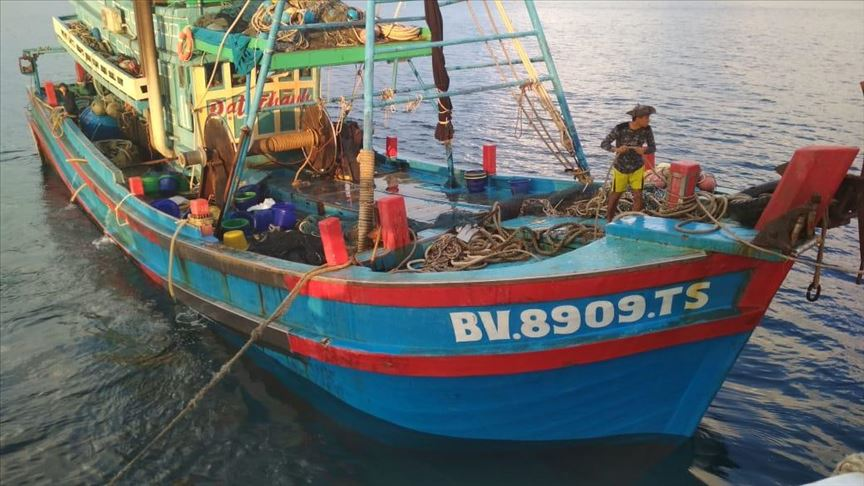
#> input picture dataset_feature_matching/rotate/1.jpg, 864 x 486 px, given in place of query.jpg, which was not available
$ python readimg.py   (Python 2 division)
#> lines starting #> are read from the running program, lines starting #| are printed output that depends on the picture; after the words box and inside, x2 and y2 are one past the last pixel; in counts of white or black regions, pixels touching at a corner belong together; long printed decimals are rounded; pictures that were not available may be replaced by others from this repository, and a replacement may not be noted
import numpy as np
import cv2
from matplotlib import pyplot as plt
import glob
import os
from pathlib import Path
import numpy as np
import seaborn as sns
import pandas as pd

MIN_MATCH_COUNT = 10
nilai_list = []
img1 = cv2.imread('/home/agus/feature_match/query.jpg',0)#queryImage
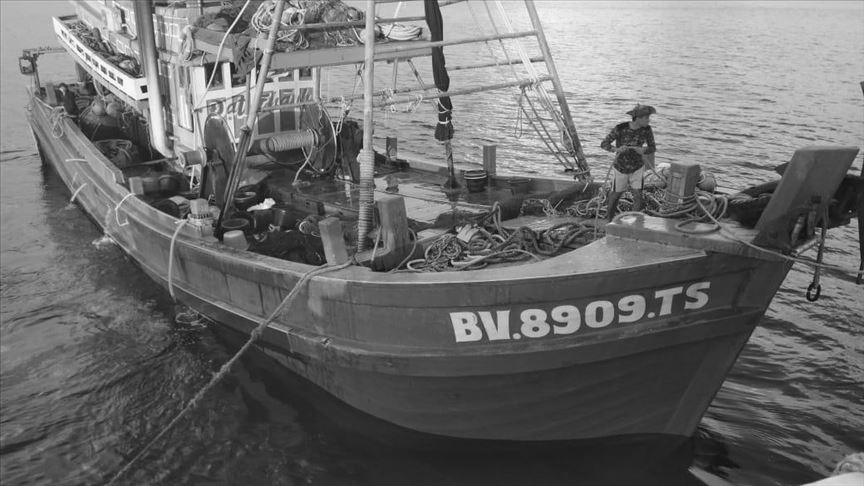
#> img1: shape (486, 864); min 8, max 255, mean 107.9
folder = sorted(glob.glob('*.jpg'))
for img2 in folder:
    img2 = cv2.imread(img2,0)#trainImage
    # print(folder) #cek urutan file yang terbaca
    # Initiate SIFT detector
    sift = cv2.xfeatures2d.SIFT_create()

    # find the keypoints and descriptors with SIFT
    kp1, des1 = sift.detectAndCompute(img1,None)
#> kp1 = 3516 keypoints; strongest (x, y, size): (144, 89, 4.7), (267, 204, 7.5), (226, 68, 5.6), (226, 69, 5.8)
    kp2, des2 = sift.detectAndCompute(img2,None)
#> kp2 has the same summary as kp1

    FLANN_INDEX_KDTREE = 0
    index_params = dict(algorithm = FLANN_INDEX_KDTREE, trees = 10)
    search_params = dict(checks = 50)

    flann = cv2.FlannBasedMatcher(index_params, search_params)

    matches = flann.knnMatch(des1,des2,k=2)
#> matches = 3516 matches

    # store all the good matches as per Lowe's ratio test.
    good = []
    for m,n in matches:
        if m.distance < 0.7*n.distance:
            good.append(m)
#> after the loop, good = 3516 matches


    if len(good)>MIN_MATCH_COUNT:
        src_pts = np.float32([ kp1[m.queryIdx].pt for m in good ]).reshape(-1,1,2)
        dst_pts = np.float32([ kp2[m.trainIdx].pt for m in good ]).reshape(-1,1,2)

        M, mask = cv2.findHomography(src_pts, dst_pts, cv2.RANSAC,5)
#> M = [[1, 6.41e-16, -2.23e-12], [2.65e-15, 1, -9.13e-13], [1.15e-17, -1.31e-18, 1]]; mask = 3516 values from 1 to 1
        matchesMask = mask.ravel().tolist()
#> matchesMask = 3516 values from 1 to 1

        h,w = img1.shape
#> h = 486; w = 864
        pts = np.float32([ [0,0],[0,h-1],[w-1,h-1],[w-1,0] ]).reshape(-1,1,2)
#> pts = [[0, 0], [0, 485], [863, 485], [863, 0]]
        dst = cv2.perspectiveTransform(pts,M)
#> dst = [[-2.23e-12, -9.13e-13], [-1.92e-12, 485], [863, 485], [863, 1.38e-12]]

        img2 = cv2.polylines(img2,[np.int32(dst)],True,255,3, cv2.LINE_AA)
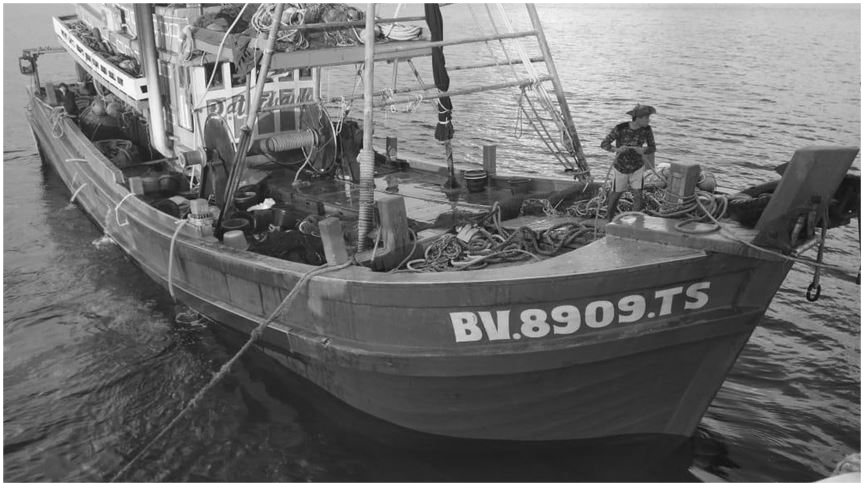
#> img2: shape (486, 864); 2.56% of pixels changed, all inside (x1, y1, x2, y2) = (0, 0, 864, 486)
        #print(mask)
        inliers = np.sum(mask)
#> inliers = 3516
        matched = len(mask)
#> matched = 3516
        value_FM = (inliers/matched)*100
#> value_FM = 100
        # print('%d / %d  inliers/matched' % (inliers,matched))
        print("akurasi: %f" %(value_FM))#print akurasi matching (inliers/matched)
#| akurasi: 100.000
        # print("precision: %f" %(1-((matched-inliers)/matched)))
    else:
        # print("Not enough matches are found : %d/%d" % (len(good),MIN_MATCH_COUNT)) #good keypoint/minimal keypoint
        matchesMask = None
        value_FM = 0
        print("akurasi: %f" %(value_FM))

    nilai_list.append(value_FM)

    draw_params = dict(matchColor = (0,255,0), # draw matches in green color
                    singlePointColor = None,
                    matchesMask = matchesMask, # draw only inliers
                    flags = 2)
#> draw_params = 4 items

    img3 = cv2.drawMatches(img1,kp1,img2,kp2,good,None,**draw_params)
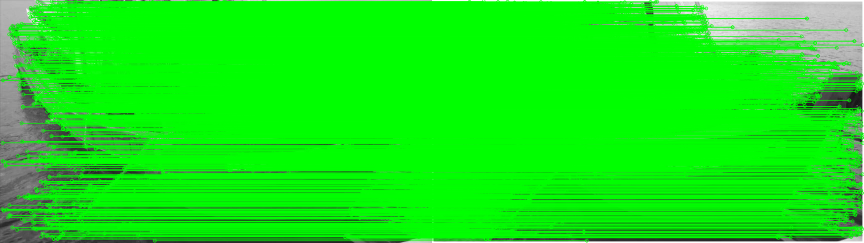
#> img3: shape (486, 1728, 3) (shown at 1/2 size); mean of channels 0, 1, 2 20.8, 232.6, 20.8; drawn as B, G, R
#> pass 2 of the loop `for img2 in folder:`:
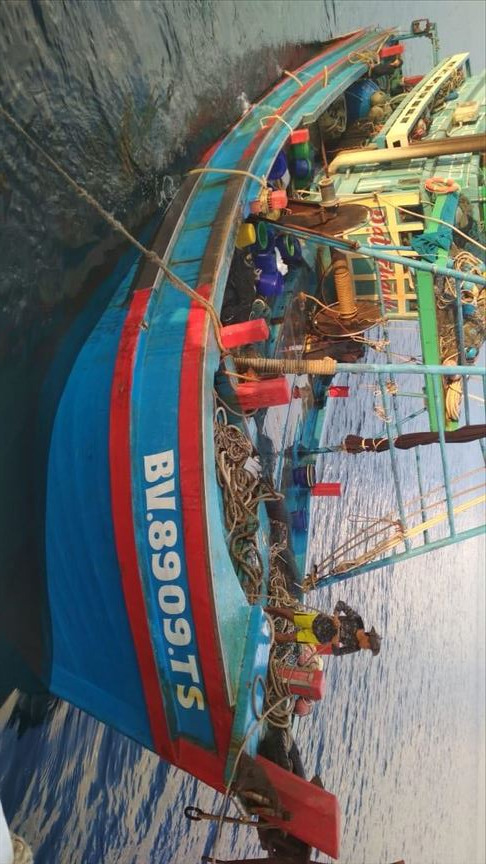
#> input picture dataset_feature_matching/rotate/10.jpg, 486 x 864 px
#> kp2 = 3562 keypoints; strongest (x, y, size): (397, 144, 4.7), (282, 267, 7.5), (417, 226, 5.8), (342, 614, 3.1)
#> after the loop `for m,n in matches:`: good = 2819 matches
#> src_pts = 2819 rows, first 8: [4.44, 418], [4.88, 285.1], [5.03, 321.9], [5.03, 321.9], [5.42, 160.1], [5.42, 160.1], [7.03, 420.9], [7.03, 420.9]
#> dst_pts = 2819 rows, first 8: [67.51, 4.45], [200.4, 4.86], [163.6, 4.94], [163.6, 4.94], [325.4, 5.4], [325.4, 5.4], [64.61, 7.27], [64.61, 7.27]
#> M = [[2.32e-06, -1, 485.5], [1, 1.58e-05, 3.29e-05], [-4.09e-08, -1.09e-08, 1]]; mask = 2819 values, max 1 at index 0, min 0 at index 639, mean 0.998
#> matchesMask has the same summary as mask
#> dst = [[485.5, 3.29e-05], [0.496, 0.00769], [0.498, 863], [485.5, 863]]
#> `img2 = cv2.polylines(img2,[np.int32(dst)],True,255,3, cv2.LINE_AA)`:
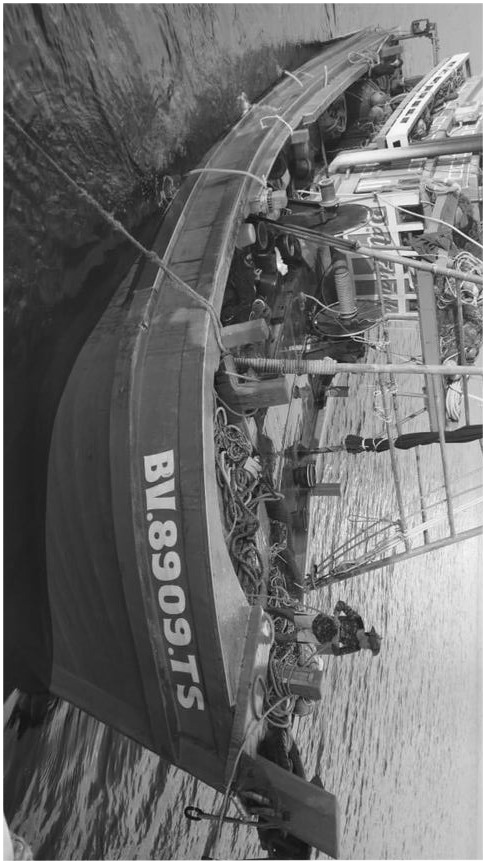
#> img2: shape (864, 486); min 3, max 255, mean 110.8
#> inliers = 2812
#> matched = 2819
#> value_FM = 0
#| akurasi: 0
#> `img3 = cv2.drawMatches(img1,kp1,img2,kp2,good,None,**draw_params)`:
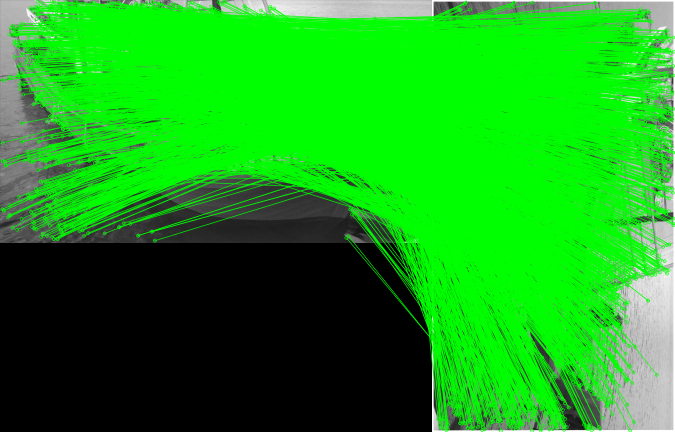
#> img3: shape (864, 1350, 3) (shown at 1/2 size); mean of channels 0, 1, 2 24.4, 158.9, 24.4; drawn as B, G, R
#> pass 3 of the loop `for img2 in folder:`:
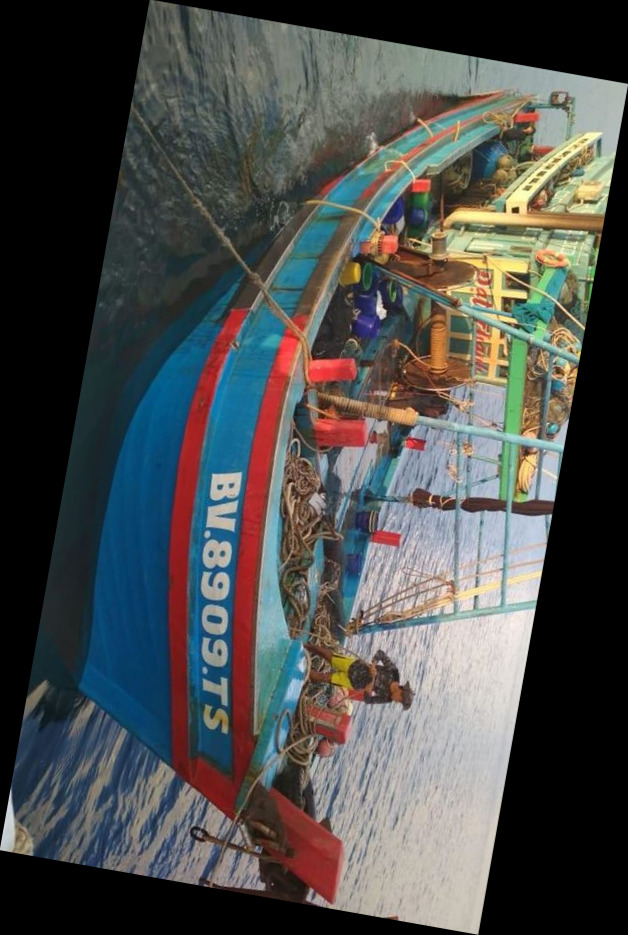
#> input picture dataset_feature_matching/rotate/11.jpg, 628 x 935 px
#> kp2 = 3913 keypoints; strongest (x, y, size): (515, 210, 4.7), (381, 311, 7.5), (584, 328, 1.9), (521, 294, 5.8)
#> after the loop `for m,n in matches:`: good = 2205 matches
#> src_pts = 2205 rows, first 8: [20.16, 58.25], [20.32, 430.3], [23.7, 75.44], [23.99, 70.33], [24.52, 51.22], [24.99, 57.66], [26.37, 63.35], [28.3, 86.58]
#> dst_pts = 2205 rows, first 8: [566.8, 93.33], [200.6, 28.96], [548.9, 94.09], [554.4, 95.13], [573.1, 99.12], [566.6, 98.27], [560.8, 98.73], [537.6, 96.54]
#> M = [[-0.174, -0.985, 627.8], [0.985, -0.174, 83.69], [5.19e-08, -7.86e-08, 1]]; mask = 2205 values, max 1 at index 0, min 0 at index 994, mean 0.996
#> matchesMask has the same summary as mask
#> dst = [[627.8, 83.69], [150.2, -0.529], [0.3, 849.4], [477.9, 933.6]]
#> `img2 = cv2.polylines(img2,[np.int32(dst)],True,255,3, cv2.LINE_AA)`:
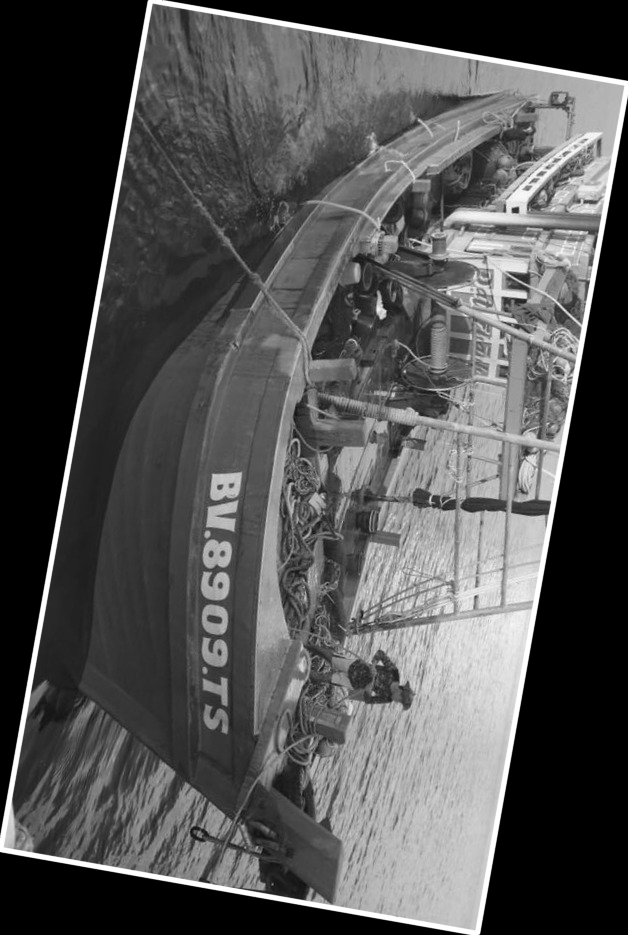
#> img2: shape (935, 628); min 0, max 255, mean 81.5
#> inliers = 2196
#> matched = 2205
#| akurasi: 0
#> `img3 = cv2.drawMatches(img1,kp1,img2,kp2,good,None,**draw_params)`:
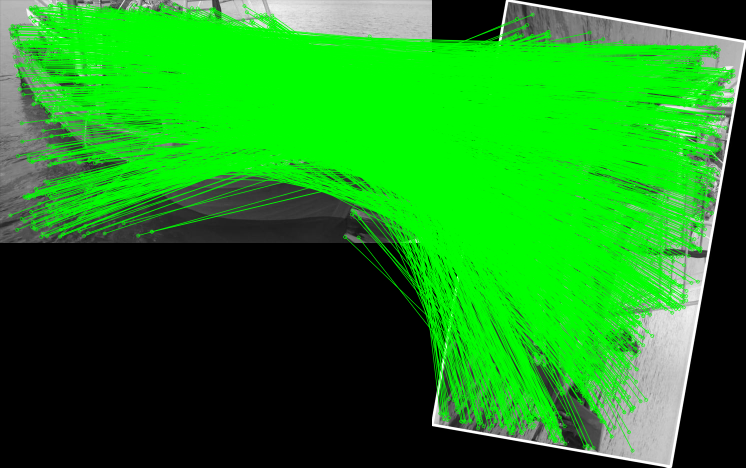
#> img3: shape (935, 1492, 3) (shown at 1/2 size); mean of channels 0, 1, 2 26.8, 136.6, 26.8; drawn as B, G, R
#> the loop made 4 passes; the first 3 are shown

#list program untuk menemukan gambar yang cocok dengan query image
match_img = nilai_list.index(max(nilai_list))
kondisi = np.count_nonzero(nilai_list)

if kondisi == 0 :
    print("tidak ada yang cocok")
else:
    print(match_img+1)
    match_img = str(match_img+1)+'.jpg'
    # print(type(match_img))
    cocok = cv2.imread(match_img,0)
    # print(type(cocok))
    plt.imshow(cocok,'gray') #plot gambar yang terbaik nilai presisinya
    # plt.plot(nilai_list) untuk plot grafik
    # plt.ylabel('nilai')
    plt.show()
